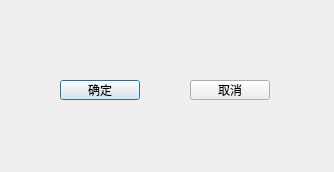
<?xml version="1.0" encoding="UTF-8"?>
<ui version="4.0">
 <class>confirm</class>
 <widget class="QDialog" name="confirm">
  <property name="geometry">
   <rect>
    <x>0</x>
    <y>0</y>
    <width>334</width>
    <height>172</height>
   </rect>
  </property>
  <property name="windowTitle">
   <string>确定吗</string>
  </property>
  <widget class="QPushButton" name="pushButton">
   <property name="geometry">
    <rect>
     <x>60</x>
     <y>80</y>
     <width>80</width>
     <height>20</height>
    </rect>
   </property>
   <property name="text">
    <string>确定</string>
   </property>
  </widget>
  <widget class="QPushButton" name="pushButton_2">
   <property name="geometry">
    <rect>
     <x>190</x>
     <y>80</y>
     <width>80</width>
     <height>20</height>
    </rect>
   </property>
   <property name="text">
    <string>取消</string>
   </property>
  </widget>
 </widget>
 <resources/>
 <connections/>
</ui>
